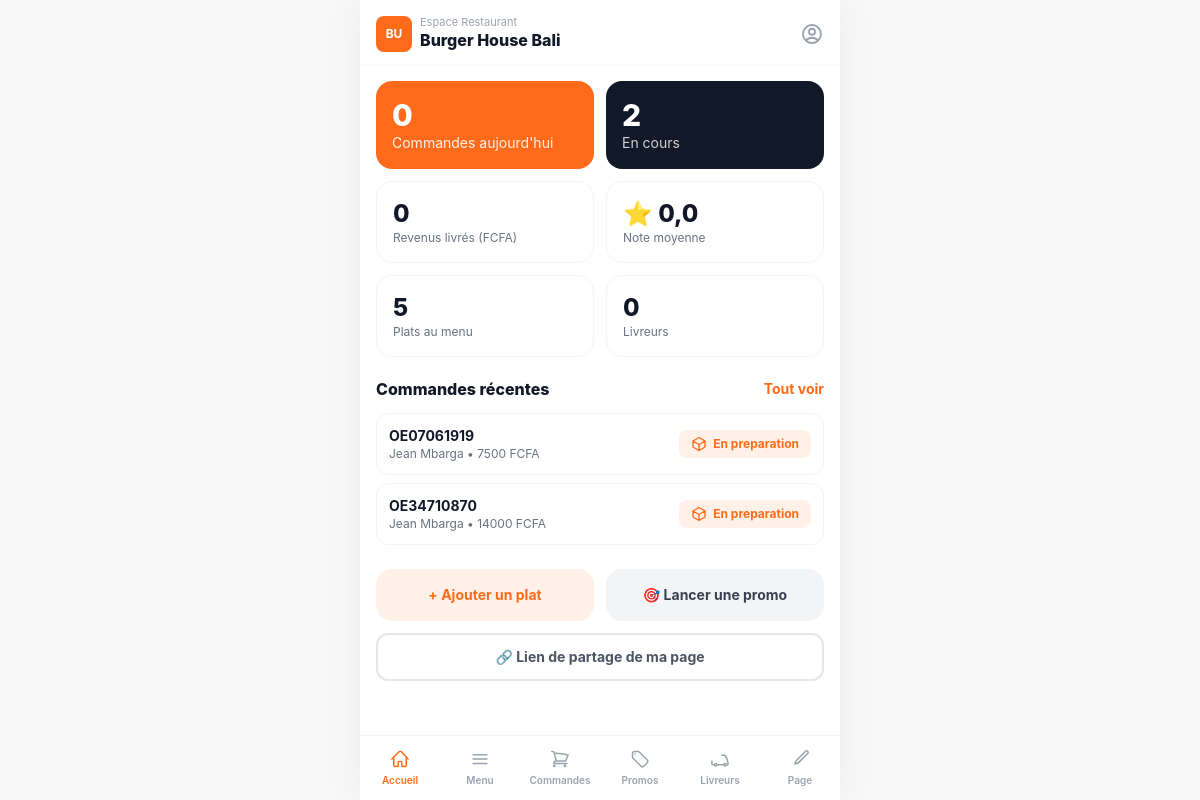
Before: /resto/ (signed in) with the older database file.
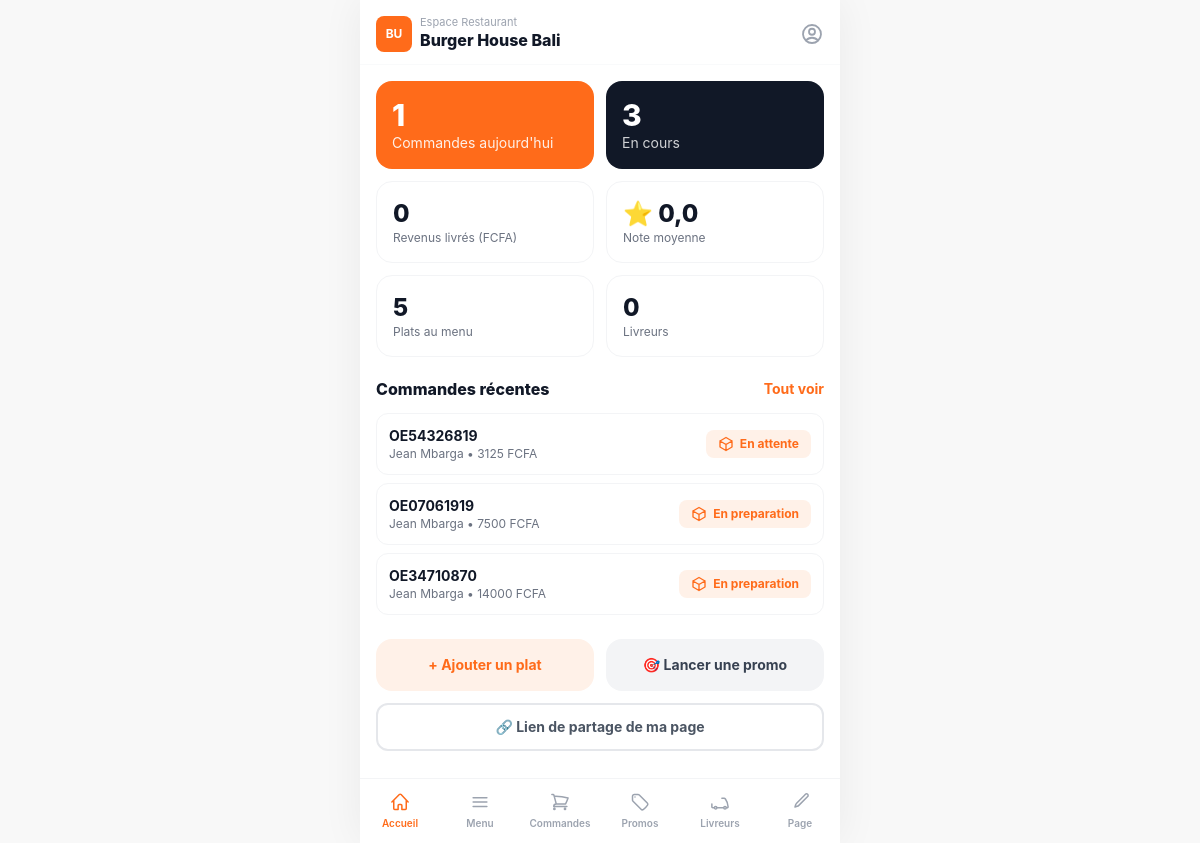
After: the same page with the newer database file.
### apps/orders/models.py (models this page shows, shortened)
class Order(TimeStampedModel):
    class Status(models.TextChoices):
        PENDING = "pending", "En attente"
        CONFIRMED = "confirmed", "Confirmee"
        PREPARING = "preparing", "En preparation"
        READY = "ready", "Prete"
        PICKED_UP = "picked_up", "Recuperee"
        ON_THE_WAY = "on_the_way", "En livraison"
        DELIVERED = "delivered", "Livree"
        CANCELLED = "cancelled", "Annulee"
    class Payment(models.TextChoices):
        CASH = "cash", "Especes a la livraison"
        MOMO = "momo", "Mobile Money"
        OM = "om", "Orange Money"
        CARD = "card", "Carte bancaire"
    number = models.CharField(max_length=14, unique=True, blank=True, db_index=True)
    share_token = models.CharField(max_length=22, unique=True, blank=True, db_index=True)
    customer = models.ForeignKey(settings.AUTH_USER_MODEL, on_delete=models.CASCADE,
                                 related_name="orders")
    restaurant = models.ForeignKey(Restaurant, on_delete=models.PROTECT, related_name="orders")
    driver = models.ForeignKey(settings.AUTH_USER_MODEL, on_delete=models.SET_NULL,
                               null=True, blank=True, related_name="deliveries")
    status = models.CharField(max_length=14, choices=Status.choices, default=Status.PENDING)
    payment_method = models.CharField(max_length=8, choices=Payment.choices, default=Payment.CASH)
    items_total = models.PositiveIntegerField(default=0)
    delivery_fee = models.PositiveIntegerField(default=0)
    discount = models.PositiveIntegerField(default=0)
    total = models.PositiveIntegerField(default=0)
    delivery_address = models.CharField(max_length=255, blank=True)
    delivery_lat = models.FloatField(null=True, blank=True)
    delivery_lng = models.FloatField(null=True, blank=True)
    driver_lat = models.FloatField(null=True, blank=True)
    driver_lng = models.FloatField(null=True, blank=True)
    notes = models.TextField(blank=True)
    promo_code = models.CharField(max_length=24, blank=True)
    confirmed_at = models.DateTimeField(null=True, blank=True)
    delivered_at = models.DateTimeField(null=True, blank=True)
    class Meta:
        ordering = ["-created_at"]
        indexes = [models.Index(fields=["status"]), models.Index(fields=["-created_at"])]
    @property
    def status_label(self):
        return self.get_status_display()

### apps/accounts/models.py (models this page shows, shortened)
class User(AbstractUser):
    class Role(models.TextChoices):
        CLIENT = "client", "Client"
        RESTAURANT = "restaurant", "Restaurant"
        DRIVER = "driver", "Livreur"
        INFLUENCER = "influencer", "Influenceur"
        ADMIN = "admin", "Administrateur"
    role = models.CharField(max_length=20, choices=Role.choices, default=Role.CLIENT)
    phone = models.CharField(max_length=20, blank=True)
    avatar = models.ImageField(upload_to="avatars/", blank=True, null=True)
    city = models.CharField(max_length=80, default="Douala")
    address = models.CharField(max_length=255, blank=True)
    lat = models.FloatField(null=True, blank=True)
    lng = models.FloatField(null=True, blank=True)
    is_verified = models.BooleanField(default=False)
    created_at = models.DateTimeField(auto_now_add=True)
    @property
    def display_name(self):
        return self.get_full_name() or self.username
    @property
    def is_restaurant(self):
        return self.role == self.Role.RESTAURANT

### apps/restaurants/views.py (the view)
# urls.py: path("resto/", views.dashboard, name="dashboard"),
@login_required
def dashboard(request):
    if not request.user.is_restaurant and not request.user.is_staff:
        messages.error(request, "Acces reserve aux restaurants.")
        return redirect("core:home")
    resto = _owner_resto(request)
    if not resto:
        return redirect("restaurants:onboarding")
    orders = Order.objects.filter(restaurant=resto)
    context = {
        "resto": resto,
        "stats": {
            "orders_today": orders.filter(created_at__date=timezone.now().date()).count(),
            "active": orders.filter(status__in=[
                Order.Status.PENDING, Order.Status.PREPARING, Order.Status.READY]).count(),
            "dishes": resto.dishes.count(),
            "drivers": resto.drivers.count(),
            "rating": resto.rating,
            "revenue": sum(o.total for o in orders.filter(status=Order.Status.DELIVERED)),
        },
        "recent_orders": orders.select_related("customer")[:10],
    }
    return render(request, "restaurant_dashboard/home.html", context)

### apps/core/context_processors.py (called while the page is built)
def brand(request):
    unread = 0
    if request.user.is_authenticated:
        unread = request.user.notifications.filter(is_read=False).count()
    return {
        "BRAND_NAME": "ONE EAT",
        "CURRENCY": settings.CURRENCY,
        "DEFAULT_CITY": settings.DEFAULT_CITY,
        "DOUALA_CENTER": settings.DOUALA_CENTER,
        "VAPID_PUBLIC_KEY": settings.VAPID_PUBLIC_KEY,
        "unread_notifications": unread,
    }

### apps/restaurants/views.py (called while the page is built)
def _owner_resto(request):
    return Restaurant.objects.filter(owner=request.user).first()

### templates/restaurant_dashboard/home.html (shortened to what this page needs)
{% extends "restaurant_dashboard/base.html" %}
{% block dash %}
<div class="grid grid-cols-2 gap-3">
  <div class="rounded-2xl bg-brand text-white p-4"><p class="text-3xl font-extrabold">{{ stats.orders_today }}</p><p class="text-sm opacity-90">Commandes aujourd'hui</p></div>
  <div class="rounded-2xl bg-gray-900 text-white p-4"><p class="text-3xl font-extrabold">{{ stats.active }}</p><p class="text-sm opacity-80">En cours</p></div>
  <div class="rounded-2xl border border-gray-100 p-4"><p class="text-2xl font-extrabold text-gray-900">{{ stats.revenue }}</p><p class="text-xs text-gray-500">Revenus livrés (FCFA)</p></div>
  <div class="rounded-2xl border border-gray-100 p-4"><p class="text-2xl font-extrabold text-gray-900">⭐ {{ stats.rating }}</p><p class="text-xs text-gray-500">Note moyenne</p></div>
  <div class="rounded-2xl border border-gray-100 p-4"><p class="text-2xl font-extrabold text-gray-900">{{ stats.dishes }}</p><p class="text-xs text-gray-500">Plats au menu</p></div>
  <div class="rounded-2xl border border-gray-100 p-4"><p class="text-2xl font-extrabold text-gray-900">{{ stats.drivers }}</p><p class="text-xs text-gray-500">Livreurs</p></div>
</div>
<div class="mt-5 flex items-center justify-between">
  <h2 class="font-extrabold text-gray-900">Commandes récentes</h2>
  <a href="{% url 'restaurants:orders' %}" class="text-brand text-sm font-bold">Tout voir</a>
</div>
<div class="mt-3 space-y-2">
  {% for o in recent_orders %}
  <div class="flex items-center justify-between p-3 rounded-xl border border-gray-100">
    <div>
      <p class="font-bold text-gray-900 text-sm">{{ o.number }}</p>
      <p class="text-xs text-gray-500">{{ o.customer.display_name }} • {{ o.total }} FCFA</p>
    </div>
    {% include "client/_status_badge.html" with status=o.status label=o.status_label %}
  </div>
  {% empty %}<p class="text-gray-400 text-sm text-center py-6">Aucune commande pour le moment.</p>{% endfor %}
</div>
<div class="mt-6 grid grid-cols-2 gap-3">
  <a href="{% url 'restaurants:menu' %}" class="p-4 rounded-2xl bg-brand-50 text-brand font-bold text-center text-sm">+ Ajouter un plat</a>
  <a href="{% url 'restaurants:promos' %}" class="p-4 rounded-2xl bg-gray-100 text-gray-700 font-bold text-center text-sm">🎯 Lancer une promo</a>
</div>
<a href="{% url 'restaurants:share' resto.share_token %}" class="mt-3 block text-center p-3 rounded-xl border-2 border-gray-200 text-gray-600 font-bold text-sm">🔗 Lien de partage de ma page</a>
{% endblock %}

### templates/client/_status_badge.html (shortened to what this page needs)
{% if status == 'delivered' %}
  <span class="flex-shrink-0 flex items-center gap-1.5 px-3 py-1.5 rounded-lg bg-green-50 text-green-600 text-xs font-bold">
    <svg class="w-4 h-4" fill="none" stroke="currentColor" stroke-width="2" viewBox="0 0 24 24"><path stroke-linecap="round" stroke-linejoin="round" d="M9 12.75L11.25 15 15 9.75M21 12a9 9 0 11-18 0 9 9 0 0118 0z"/></svg>{{ label }}</span>
{% elif status == 'cancelled' %}
  <span class="flex-shrink-0 flex items-center gap-1.5 px-3 py-1.5 rounded-lg bg-red-50 text-red-500 text-xs font-bold">✕ {{ label }}</span>
{% else %}
  <span class="flex-shrink-0 flex items-center gap-1.5 px-3 py-1.5 rounded-lg bg-brand-50 text-brand text-xs font-bold">
    <svg class="w-4 h-4" fill="none" stroke="currentColor" stroke-width="2" viewBox="0 0 24 24"><path stroke-linecap="round" stroke-linejoin="round" d="M21 7.5l-9-5.25L3 7.5m18 0l-9 5.25m9-5.25v9l-9 5.25M3 7.5l9 5.25M3 7.5v9l9 5.25m0-9v9"/></svg>{{ label }}</span>
{% endif %}

Changed rows visible on the page:
added Order: number "OE54326819", customer.display_name "Jean Mbarga", total "3125", label "En attente"
Other visible differences:
{{ stats.orders_today }}: "0" → "1"
{{ stats.active }}: "2" → "3"
